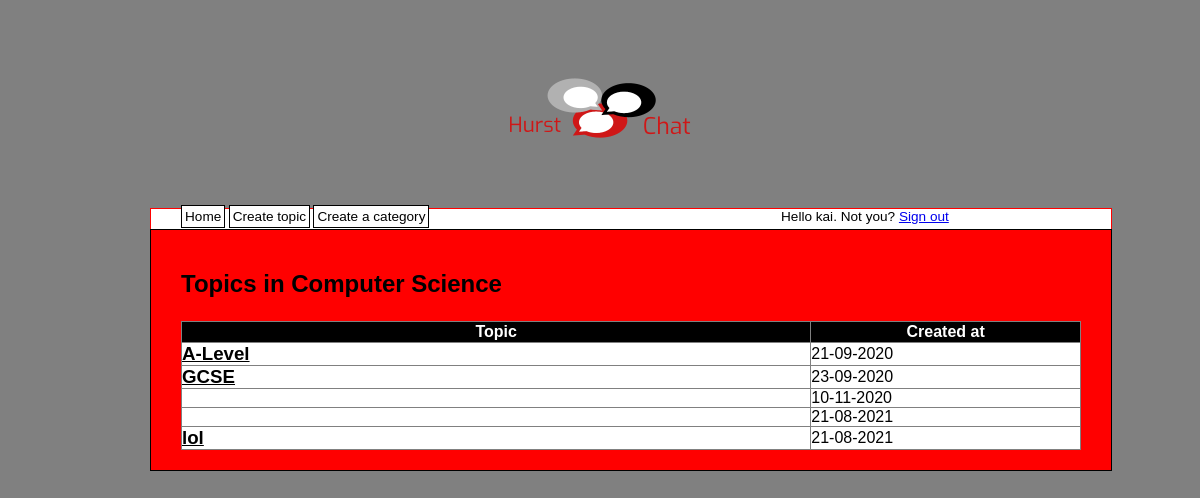
The page /category.php?id=53 (signed in) on the database its author committed.
### tables this page shows
CREATE TABLE `categories` (
  `cat_id` int(8) NOT NULL AUTO_INCREMENT,
  `cat_name` varchar(100) NOT NULL,
  `cat_description` varchar(100) NOT NULL,
  PRIMARY KEY (`cat_id`)
);

CREATE TABLE `topics` (
  `topic_id` int(8) NOT NULL AUTO_INCREMENT,
  `topic_subject` varchar(255) NOT NULL,
  `topic_date` datetime NOT NULL,
  `topic_cat` int(8) NOT NULL,
  `topic_by` int(8) NOT NULL,
  PRIMARY KEY (`topic_id`)
);

### category.php (the view, shortened to what this page needs)
<?php
include 'header.php';
$conn = mysqli_connect("fdb27.runhosting.com", "3578976_forum", "Dovahkiin1", "3578976_forum");
$sql = "SELECT
            cat_id,
            cat_name,
            cat_description
        FROM
            categories
        WHERE cat_id =
        " . $_GET['id']
;
$result = mysqli_query($conn, $sql);
if(!$result)
{
    echo 'The category could not be displayed, please try again later.';
}
else
{
    if(mysqli_num_rows($result) == 0)
    {
        echo 'This category does not exist.';
    }
    else
    {
        while($row = mysqli_fetch_assoc($result))
        {
            echo '<h2>Topics in ' . $row['cat_name'] . '</h2>';
        }
        $sql = "SELECT
                    topic_id,
                    topic_subject,
                    topic_date,
                    topic_cat
                FROM
                    topics
                WHERE
                    topic_cat =
                " . $_GET['id']
;
        $result = mysqli_query($conn, $sql);
        if(!$result)
        {
            echo 'The topics could not be displayed, please try again later.';
        }
        else
        {
            if(mysqli_num_rows($result) == 0)
            {
                echo 'There are no topics in this category yet.';
            }
            else
            {
                echo '<table border="1">
                      <tr>
                        <th style="background-color: #000;">Topic</th>
                        <th style="background-color: #000;">Created at</th>
                      </tr>';
                while($row = mysqli_fetch_assoc($result))
                {
                    echo '<tr>';
                        echo '<td class="leftpart">';
                            echo '<h3><a href="topic.php?id=' . $row['topic_id'] . '">' . $row['topic_subject'] . '</a><h3>';
                        echo '</td>';
                        echo '<td class="rightpart">';
                            echo date('d-m-Y', strtotime($row['topic_date']));
                        echo '</td>';
                    echo '</tr>';
                }
            }
        }
    }
}
include 'footer.php';
?>

### style1.css (style rules this page uses)
body { background-color: grey; text-align: center; }
table { border-collapse: collapse; width: 100%; background-color: white; }
table a { color: #000; }
th { background-color: white; color: white; }
tr { background-color: yellow; }
td { padding: 0px; background-color: white; }
h3 { margin: 0; padding: 0; }
.leftpart { width: 70% }
.rightpart { width: 30%; }

### rows shown on the page
categories: cat_name "Computer Science"
topics: topic_subject "A-Level", topic_date "21-09-2020"
topics: topic_subject "GCSE", topic_date "23-09-2020"
topics: topic_date "10-11-2020"
topics: topic_date "21-08-2021"
topics: topic_subject "lol", topic_date "21-08-2021"

### other values the page prints
$_SESSION['user_name'] "kai"
